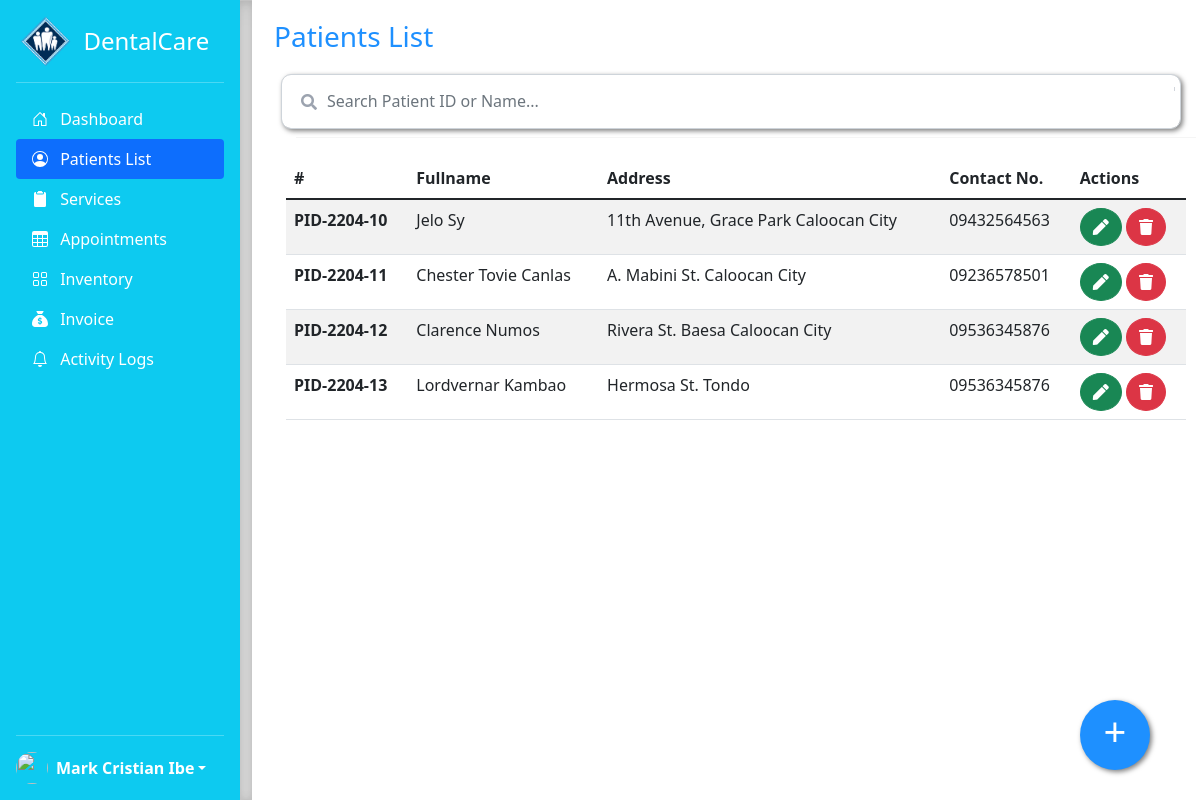
The page /admin/homepage.php?page=patients (signed in) on the database its author committed.
### tables this page shows
CREATE TABLE `tbl_usr` (
  `Username` varchar(50) NOT NULL,
  `Password` varchar(50) DEFAULT NULL,
  `AccessLevel` varchar(50) DEFAULT NULL,
  `Lastname` varchar(50) DEFAULT NULL,
  `Firstname` varchar(50) DEFAULT NULL,
  `Middlename` varchar(50) DEFAULT NULL,
  `Status` varchar(50) DEFAULT NULL,
  `Gender` varchar(50) DEFAULT NULL,
  `Birthdate` varchar(50) DEFAULT NULL,
  `Civil_Status` varchar(50) DEFAULT NULL,
  `Address` varchar(50) DEFAULT NULL,
  `UserID` int(150) NOT NULL,
  `Picture` longblob NOT NULL,
  `Date_Created` timestamp NOT NULL DEFAULT current_timestamp() ON UPDATE current_timestamp()
);

CREATE TABLE `tbl_patientinfo` (
  `Patient_ID` int(11) NOT NULL,
  `Lastname` varchar(50) DEFAULT NULL,
  `Firstname` varchar(50) DEFAULT NULL,
  `Address` varchar(50) DEFAULT NULL,
  `Email` varchar(150) NOT NULL,
  `Contact` varchar(50) DEFAULT NULL,
  `Birthdate` varchar(50) DEFAULT NULL,
  `Occupation` varchar(50) DEFAULT NULL,
  `Civil_Status` varchar(50) DEFAULT NULL,
  `Sex` varchar(50) DEFAULT NULL,
  `Picture` longblob DEFAULT NULL,
  `Date_Registered` timestamp NOT NULL DEFAULT current_timestamp() ON UPDATE current_timestamp()
);

### templates/patients/index.php (the view, shortened to what this page needs)
<?php
    include("../server/db_connection.php");
    $sql = "select * from tbl_patientinfo";
    $result = mysqli_query($conn, $sql);
?>
<div class="container">
    <h3 style="color: dodgerblue">Patients List</h3>
    <div class="container">
      <div class="form"> <i class="fa fa-search"></i> <input type="text" id="txt-search" class="form-control form-input" placeholder="Search Patient ID or Name..."> <span class="left-pan"></span> </div>
      <hr class="dropdown-divider">
    </div>
    <button id="addBtn" class="btn floating-btn" data-bs-toggle="modal" data-bs-target="#add-patient-modal" onmouseover="btn_onHover()" onmouseleave="btn_onLeave()"><h1 id="addBtn-txt">+</h1></button>
    <div id="data" class="container-fluid">
        <table id="tbl-patients" class="table table-striped table-fixed">
            <thead>
                <tr>
                <th scope="col">#</th>
                <th scope="col">Fullname</th>
                <th scope="col">Address</th>
                <th scope="col">Contact No.</th>
                <th scope="col">Actions</th>
                </tr>
            </thead>
            <tbody id="table-data">
                <?php
                if(mysqli_num_rows($result) > 0)
                {
                    while ($patient = mysqli_fetch_array($result))
                    {
                        $rawDate = date_create($patient["Date_Registered"]);
                        $dateRegistered = date_format($rawDate, "ym");
                        $pid = "PID-" . $dateRegistered . "-" . $patient["Patient_ID"];
                        ?>
                        <tr>
                        <th scope='row'><?php echo $pid; ?></th>
                        <td><?php echo $patient["Firstname"] . " " . $patient["Lastname"]; ?></td>
                        <td><?php echo $patient["Address"]; ?></td>
                        <td><?php echo $patient["Contact"]; ?></td>
                        <td>
                            <a href='homepage.php?page=patient-info&id=<?php echo $patient["Patient_ID"]; ?>' class='circle btn btn-success'><i class="fa fa-pen"></i></a>
                            <a href='#' class='circle btn btn-danger' data-bs-toggle='modal' data-bs-target='#delete-patient-msgBox' onclick='showDialog(<?php echo $patient["Patient_ID"]; ?>, "<?php echo $patient["Firstname"] . " " . $patient["Lastname"]; ?>")'><i class="fa fa-trash"></i></a>
                        </td>
                        </tr>
                        <?php
                    }
                }
                else
                {
                    echo "<tr>
                    <th colspan='5'>No Results Found...</th>
                    </tr>";
                }
                ?>
            </tbody>
        </table>
    </div>
</div>

### templates/sidebar/index.php (shortened to what this page needs)
<?php
include("../server/db_connection.php");
$userID = $_SESSION["adminUser"];
$sql = "select * from tbl_usr where UserID = '$userID'";
$result = mysqli_query($conn, $sql);
if (mysqli_num_rows($result) == 1)
{
    $row = $result -> fetch_assoc();
}
else{
  header("location: index.php");
}
?>
<div class="d-flex flex-column flex-shrink-0 p-3 text-white bg-info" style="width: 20%;">
  <a href="#" class="d-flex align-items-center mb-3 mb-md-0 me-md-auto text-white text-decoration-none">
    <img class="bi me-2" height="50" src="../img/icon.png">
    <span class="fs-4">DentalCare</span>
  </a>
  <hr>
  <ul id="sidebar" class="nav nav-pills flex-column mb-auto">
    <li class="nav-item">
      <a href="homepage.php?page=dashboard" id="homebtn" class="nav-link text-white" aria-current="page">
        <svg class="bi me-2" width="16" height="16"><use xlink:href="#home"/></svg>
        Dashboard
      </a>
    </li>
    <li>
      <a href="homepage.php?page=patients" id="patientsbtn" class="nav-link text-white">
        <svg class="bi me-2" width="16" height="16"><use xlink:href="#people-circle"/></svg>
        Patients List
      </a>
    </li>
    <li>
      <a href="homepage.php?page=services" id="services-btn" class="nav-link text-white">
        <svg class="bi me-2" width="16" height="16"><use xlink:href="#clipboard2"/></svg>
        Services
      </a>
    </li>
    <li>
      <a href="homepage.php?page=appointments" id="appointments-btn" class="nav-link text-white">
        <svg class="bi me-2" width="16" height="16"><use xlink:href="#table"/></svg>
        Appointments
      </a>
    </li>
    <li>
      <a href="homepage.php?page=inventory" id="inventory-btn" class="nav-link text-white">
        <svg class="bi me-2" width="16" height="16"><use xlink:href="#grid"/></svg>
        Inventory
      </a>
    </li>
    <li>
      <a href="homepage.php?page=inventory" id="inventory-btn" class="nav-link text-white">
      <svg class="bi me-2" width="16" height="16"><use xlink:href="#sack-dollar"/></svg>
        Invoice
      </a>
    </li>
    <li>
      <a href="homepage.php?page=logs" id="logs-btn" class="nav-link text-white">
        <svg class="bi me-2" width="16" height="16"><use xlink:href="#bell"/></svg>
        Activity Logs
      </a>
    </li>
  </ul>
  <hr>
  <div class="dropdown">
    <a href="#" class="d-flex align-items-center text-white text-decoration-none dropdown-toggle" id="dropdownUser1" data-bs-toggle="dropdown" aria-expanded="false">
      <img src="../img/user.png" alt="" width="32" height="32" class="rounded-circle me-2">
      <strong><?php echo $row["Firstname"] . " " . $row["Lastname"]; ?></strong>
    </a>
  </div>
</div>

### templates/sidebar/sidebars.css (style rules this page uses)
body { min-height: 100vh; min-height: -webkit-fill-available; }
html { height: -webkit-fill-available; }
.bi { vertical-align: -.125em; pointer-events: none; fill: currentColor; }
.dropdown-toggle { outline: 0; }

### templates/patients/index.php (style rules this page uses)
.container { margin: 20px 10px; }
.floating-btn { width: 70px; height: 70px; background-color: dodgerblue; display: flex; align-items: center; justify-content: center; border-radius: 50%; color: white; box-shadow: 2px 2px 5px rgba(0, 0, 0, 0.50); position: fixed; right: 50px; bottom: 30px; transition: background 0.25s; z-index: 1; }
.form { position: relative }
.form .fa-search { position: absolute; top: 20px; left: 5px; color: #9ca3af }
.fa { color: #fff; }
.circle { border-radius: 50%; }
.form span { position: absolute; right: 17px; top: 13px; padding: 2px; border-left: 1px solid #d1d5db }
.left-pan { padding-left: 20px }
.form-control, .form-select { margin: 5px 0 5px 0; }
.form-input { margin: 5px 0 5px -15px; height: 55px; text-indent: 33px; box-shadow: 2px 2px 5px rgba(0, 0, 0, 0.50); border-radius: 10px }
.container-fluid { position: relative; width: 100%; height: 440px; overflow: auto; display: block; }

### rows shown on the page
tbl_usr: Firstname "Mark Cristian", Lastname "Ibe"
tbl_patientinfo: pid "PID-2204-10", Firstname "Jelo", Lastname "Sy", Address "11th Avenue, Grace Park Caloocan City", Contact "09432564563"
tbl_patientinfo: pid "PID-2204-11", Firstname "Chester Tovie", Lastname "Canlas", Address "A. Mabini St. Caloocan City", Contact "09236578501"
tbl_patientinfo: pid "PID-2204-12", Firstname "Clarence", Lastname "Numos", Address "Rivera St. Baesa Caloocan City", Contact "09536345876"
tbl_patientinfo: pid "PID-2204-13", Firstname "Lordvernar", Lastname "Kambao", Address "Hermosa St. Tondo", Contact "09536345876"
